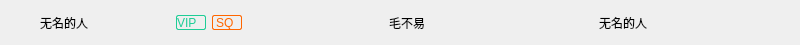
<?xml version="1.0" encoding="UTF-8"?>
<ui version="4.0">
 <class>ListItem</class>
 <widget class="QWidget" name="ListItem">
  <property name="geometry">
   <rect>
    <x>0</x>
    <y>0</y>
    <width>800</width>
    <height>45</height>
   </rect>
  </property>
  <property name="windowTitle">
   <string>Form</string>
  </property>
  <property name="styleSheet">
   <string notr="true"/>
  </property>
  <layout class="QHBoxLayout" name="horizontalLayout">
   <property name="spacing">
    <number>0</number>
   </property>
   <property name="leftMargin">
    <number>0</number>
   </property>
   <property name="topMargin">
    <number>0</number>
   </property>
   <property name="rightMargin">
    <number>0</number>
   </property>
   <property name="bottomMargin">
    <number>0</number>
   </property>
   <item>
    <widget class="QWidget" name="musicNameBox" native="true">
     <property name="minimumSize">
      <size>
       <width>380</width>
       <height>0</height>
      </size>
     </property>
     <property name="maximumSize">
      <size>
       <width>380</width>
       <height>16777215</height>
      </size>
     </property>
     <property name="styleSheet">
      <string notr="true"/>
     </property>
     <layout class="QHBoxLayout" name="horizontalLayout_2">
      <item>
       <widget class="QPushButton" name="likeBtn">
        <property name="minimumSize">
         <size>
          <width>25</width>
          <height>25</height>
         </size>
        </property>
        <property name="maximumSize">
         <size>
          <width>25</width>
          <height>25</height>
         </size>
        </property>
        <property name="styleSheet">
         <string notr="true">#likeBtn
{
	border: none;
}</string>
        </property>
        <property name="text">
         <string/>
        </property>
       </widget>
      </item>
      <item>
       <widget class="QLabel" name="musicNameLabel">
        <property name="minimumSize">
         <size>
          <width>130</width>
          <height>0</height>
         </size>
        </property>
        <property name="maximumSize">
         <size>
          <width>130</width>
          <height>16777215</height>
         </size>
        </property>
        <property name="text">
         <string>无名的人</string>
        </property>
       </widget>
      </item>
      <item>
       <widget class="QLabel" name="VIPLabel">
        <property name="minimumSize">
         <size>
          <width>30</width>
          <height>0</height>
         </size>
        </property>
        <property name="maximumSize">
         <size>
          <width>30</width>
          <height>15</height>
         </size>
        </property>
        <property name="styleSheet">
         <string notr="true">#VIPLabel
{
	border: 1px solid #1ECD96;
	color: #1ECD96;
	border-radius: 2px;
}</string>
        </property>
        <property name="text">
         <string>VIP</string>
        </property>
        <property name="alignment">
         <set>Qt::AlignJustify|Qt::AlignVCenter</set>
        </property>
       </widget>
      </item>
      <item>
       <widget class="QLabel" name="SQLabel">
        <property name="minimumSize">
         <size>
          <width>30</width>
          <height>0</height>
         </size>
        </property>
        <property name="maximumSize">
         <size>
          <width>30</width>
          <height>15</height>
         </size>
        </property>
        <property name="styleSheet">
         <string notr="true">#SQLabel
{
	border: 1px solid #FF6600;
	color: #FF6600;
	border-radius: 2px;
}</string>
        </property>
        <property name="text">
         <string>SQ</string>
        </property>
       </widget>
      </item>
      <item>
       <spacer name="horizontalSpacer">
        <property name="orientation">
         <enum>Qt::Horizontal</enum>
        </property>
        <property name="sizeHint" stdset="0">
         <size>
          <width>120</width>
          <height>20</height>
         </size>
        </property>
       </spacer>
      </item>
     </layout>
    </widget>
   </item>
   <item>
    <widget class="QWidget" name="musicSingerBox" native="true">
     <property name="minimumSize">
      <size>
       <width>130</width>
       <height>0</height>
      </size>
     </property>
     <property name="styleSheet">
      <string notr="true"/>
     </property>
     <layout class="QHBoxLayout" name="horizontalLayout_3" stretch="0">
      <property name="spacing">
       <number>6</number>
      </property>
      <property name="leftMargin">
       <number>9</number>
      </property>
      <property name="topMargin">
       <number>9</number>
      </property>
      <property name="rightMargin">
       <number>9</number>
      </property>
      <property name="bottomMargin">
       <number>9</number>
      </property>
      <item>
       <widget class="QLabel" name="musicSingerLabel">
        <property name="text">
         <string>毛不易</string>
        </property>
       </widget>
      </item>
     </layout>
    </widget>
   </item>
   <item>
    <widget class="QWidget" name="musicAlbumBox" native="true">
     <property name="minimumSize">
      <size>
       <width>200</width>
       <height>0</height>
      </size>
     </property>
     <property name="styleSheet">
      <string notr="true"/>
     </property>
     <layout class="QHBoxLayout" name="horizontalLayout_4">
      <property name="spacing">
       <number>6</number>
      </property>
      <property name="leftMargin">
       <number>9</number>
      </property>
      <property name="topMargin">
       <number>9</number>
      </property>
      <property name="rightMargin">
       <number>9</number>
      </property>
      <property name="bottomMargin">
       <number>9</number>
      </property>
      <item>
       <widget class="QLabel" name="musicAlbumLabel">
        <property name="text">
         <string>无名的人</string>
        </property>
       </widget>
      </item>
     </layout>
    </widget>
   </item>
  </layout>
 </widget>
 <resources/>
 <connections/>
</ui>
